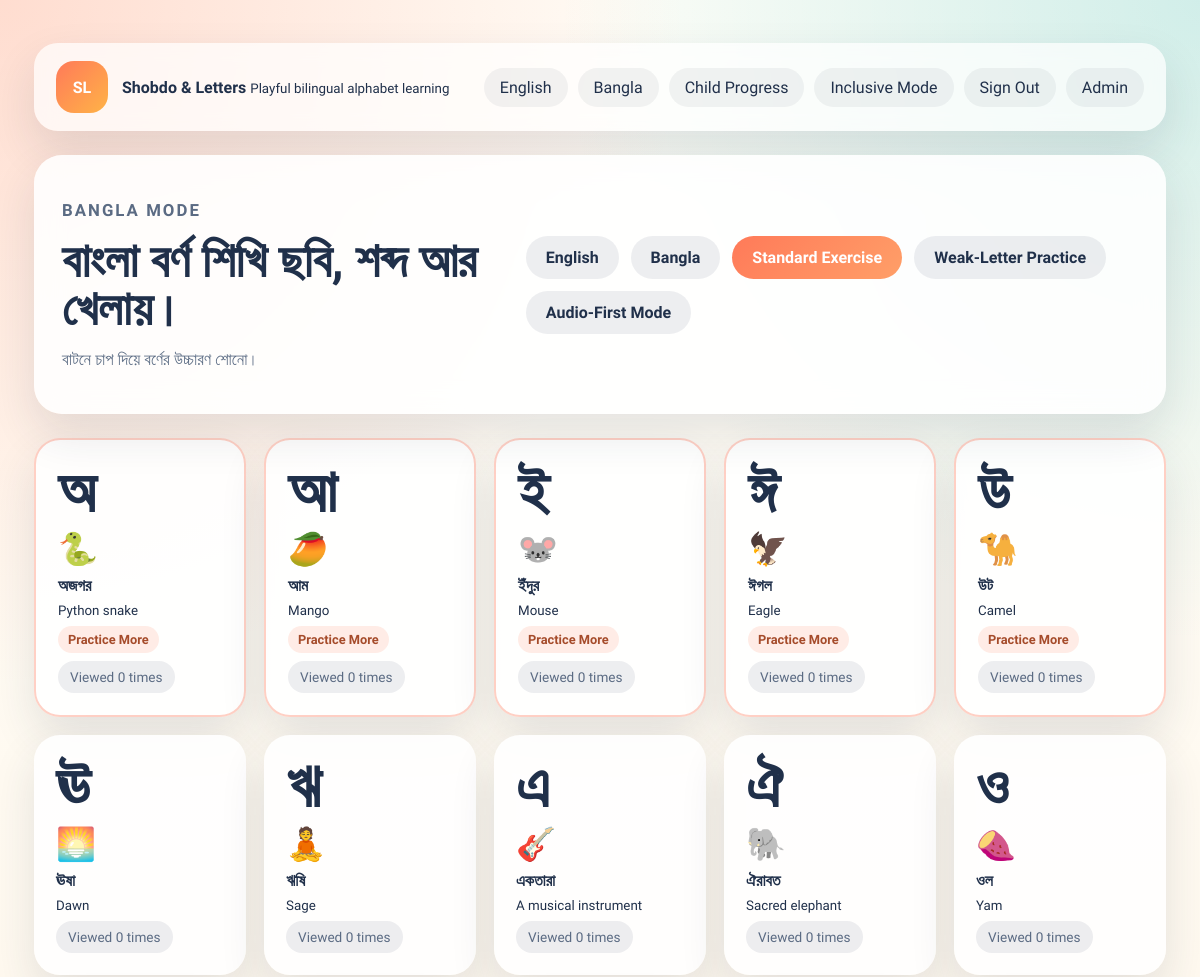
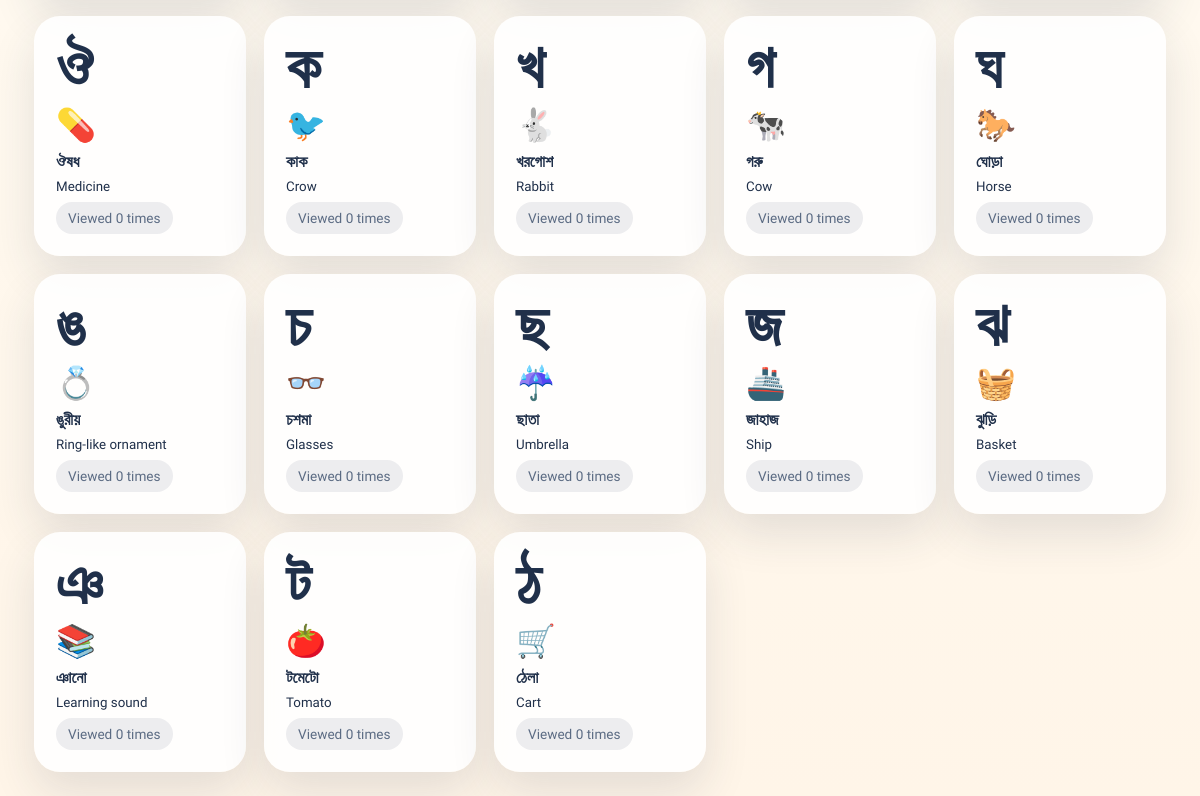
/learning/learn/bangla/ (signed in), run on the app's committed database (2 pictures, top to bottom).
### learning/models.py (models this page shows, shortened)
class Letter(models.Model):
    LANGUAGE_CHOICES = [
        ("english", "English"),
        ("bangla", "Bangla"),
    ]
    language = models.CharField(max_length=20, choices=LANGUAGE_CHOICES)
    symbol = models.CharField(max_length=10)
    slug = models.SlugField(max_length=120, unique=True, blank=True)
    name = models.CharField(max_length=50)
    transliteration = models.CharField(max_length=50, blank=True)
    word = models.CharField(max_length=100)
    word_translation = models.CharField(max_length=120, blank=True)
    emoji = models.CharField(max_length=10, blank=True)
    description = models.CharField(max_length=255)
    speech_text = models.CharField(max_length=120)
    sort_order = models.PositiveIntegerField(default=0)
    is_active = models.BooleanField(default=True)
    class Meta:
        ordering = ["sort_order", "symbol"]
        unique_together = ("language", "symbol")

### learning/views.py (the view)
# urls.py: path("learn/<str:language>/", views.alphabet_grid, name="alphabet-grid"),
def alphabet_grid(request, language):
    language = get_language_or_404(language)
    profile = get_current_profile(request)
    request.session["selected_language"] = language
    letters = Letter.objects.filter(language=language, is_active=True)
    progress_map = {
        item["letter_id"]: item
        for item in profile.letter_progress.filter(letter__language=language).values(
            "letter_id",
            "completed",
            "views_count",
            "correct_answers",
            "incorrect_answers",
        )
    }
    weak_letters = {letter.id for letter in get_weak_letters(profile, language, limit=5)}
    return render(
        request,
        "learning/alphabet_grid.html",
        {
            "profile": profile,
            "language": language,
            "language_meta": LANGUAGE_META[language],
            "letters": letters,
            "progress_map": progress_map,
            "weak_letter_ids": weak_letters,
        },
    )

### learning/templatetags/learning_tags.py (called while the page is built)
@register.filter
def get_item(mapping, key):
    if mapping is None:
        return None
    return mapping.get(key)

### learning/views.py (called while the page is built, shortened)
def get_current_profile(request):
    profile_id = request.session.get("child_profile_id")
    profile = ChildProfile.objects.filter(id=profile_id).first()
    if profile:
        return profile

def get_language_or_404(language):
    if language not in LANGUAGE_META:
        raise Http404("Unknown language mode.")
    return language

def get_weak_letters(profile, language, limit=5):
    weak_progress = (
        profile.letter_progress.filter(letter__language=language)
        .annotate(weakness_gap=F("incorrect_answers") - F("correct_answers"))
        .filter(Q(incorrect_answers__gt=0) | Q(completed=False))
        .order_by("-weakness_gap", "-incorrect_answers", "letter__sort_order")
    )
    weak_letters = [item.letter for item in weak_progress[:limit]]
    if weak_letters:
        return weak_letters
    return list(Letter.objects.filter(language=language, is_active=True)[:limit])

### templates/learning/alphabet_grid.html (shortened to what this page needs)
﻿{% extends 'base.html' %}
{% load learning_tags %}
{% block content %}
<section class="page-intro">
    <div>
        <p class="eyebrow">{{ language_meta.label }} mode</p>
        <h1>{{ language_meta.hero_title }}</h1>
        <p>{{ language_meta.voice_hint }}</p>
    </div>
    <div class="intro-actions">
        <a class="button secondary" href="{% url 'learning:switch-language' 'english' %}">English</a>
        <a class="button secondary" href="{% url 'learning:switch-language' 'bangla' %}">Bangla</a>
        <a class="button primary" href="{% url 'learning:exercise' language %}">Standard Exercise</a>
        <a class="button secondary" href="{% url 'learning:weak-letter-practice' language %}">Weak-Letter Practice</a>
        <a class="button secondary" href="{% url 'learning:audio-first-mode' language %}">Audio-First Mode</a>
    </div>
</section>
<section class="letter-grid">
    {% for letter in letters %}
        {% with progress=progress_map|get_item:letter.id %}
            <a class="letter-card {% if progress and progress.completed %}done{% endif %} {% if letter.id in weak_letter_ids %}focus-card{% endif %}" href="{% url 'learning:letter-detail' language letter.slug %}">
                <span class="symbol">{{ letter.symbol }}</span>
                <span class="emoji">{{ letter.emoji }}</span>
                <strong>{{ letter.word }}</strong>
                <small>{{ letter.word_translation }}</small>
                {% if letter.id in weak_letter_ids %}<span class="callout-tag">Practice More</span>{% endif %}
                <span class="pill">Viewed {{ progress.views_count|default:0 }} times</span>
            </a>
        {% endwith %}
    {% endfor %}
</section>
{% endblock %}

### static/learning/css/styles.css (style rules this page uses)
* { box-sizing: border-box; }
body { margin: 0; font-family: "Baloo 2", "Hind Siliguri", sans-serif; color: var(--ink); background: radial-gradient(circle at top left, rgba(255, 122, 89, 0.25), transparent 32%), radial-gradient(circle at top right, rgba(0, 166, 166, 0.18), transparent 30%), linear-gradient(180deg, #fffef8 0%, #fff5e8 100%); min-height: 100vh; }
a { color: inherit; text-decoration: none; }
.brand strong, h1, h2, h3 { font-family: "Baloo 2", sans-serif; }
.brand small, p, li, input, select, textarea, button, label { font-family: "Hind Siliguri", sans-serif; }
.panel, .hero-card, .detail-card, .question-card, .review-card, .result-hero, .page-intro, .auth-shell { background: var(--surface); border-radius: var(--radius); padding: 28px; box-shadow: var(--shadow); backdrop-filter: blur(14px); }
.eyebrow { text-transform: uppercase; letter-spacing: 0.12em; color: var(--secondary); font-weight: 700; font-size: 0.8rem; }
h1 { font-size: clamp(2.2rem, 4vw, 4.4rem); line-height: 1; margin: 12px 0; }
.hero-copy, .page-intro p, .detail-subtitle, .help-copy { color: var(--muted); font-size: 1.05rem; }
.hero-actions, .intro-actions, .pager, .report-head { display: flex; flex-wrap: wrap; gap: 12px; align-items: center; }
.button { border: 0; cursor: pointer; border-radius: 999px; padding: 12px 20px; font-size: 1rem; font-weight: 700; transition: transform 0.2s ease, box-shadow 0.2s ease; display: inline-flex; align-items: center; justify-content: center; }
.button.primary { background: linear-gradient(135deg, var(--primary), #ff9f68); color: white; }
.button.secondary { background: rgba(32, 48, 74, 0.08); color: var(--ink); }
.page-intro { display: flex; justify-content: space-between; align-items: center; gap: 20px; margin-bottom: 24px; }
.letter-grid { display: grid; grid-template-columns: repeat(auto-fit, minmax(180px, 1fr)); gap: 18px; }
.letter-card { background: rgba(255, 255, 255, 0.9); border-radius: 26px; padding: 22px; box-shadow: var(--shadow); display: grid; gap: 8px; min-height: 200px; transition: transform 0.2s ease, background 0.2s ease; }
.focus-card { border: 2px solid rgba(255, 122, 89, 0.35); }
.callout-tag { display: inline-flex; width: fit-content; padding: 6px 10px; border-radius: 999px; background: rgba(255, 122, 89, 0.14); color: #a54b2a; font-size: 0.8rem; font-weight: 700; }
.symbol, .detail-symbol { font-size: clamp(2.8rem, 5vw, 5rem); line-height: 1; font-weight: 700; }
.emoji, .detail-emoji { font-size: 2rem; }
.pill { display: inline-flex; width: fit-content; margin-top: auto; padding: 8px 12px; border-radius: 999px; background: rgba(32, 48, 74, 0.08); color: var(--muted); font-size: 0.85rem; }

### data on the page
Letter: symbol "অ", emoji "🐍", word "অজগর", word_translation "Python snake", shows "Practice More", views_count "0"
Letter: symbol "আ", emoji "🥭", word "আম", word_translation "Mango", shows "Practice More", views_count "0"
Letter: symbol "ই", emoji "🐭", word "ইঁদুর", word_translation "Mouse", shows "Practice More", views_count "0"
Letter: symbol "ঈ", emoji "🦅", word "ঈগল", word_translation "Eagle", shows "Practice More", views_count "0"
Letter: symbol "উ", emoji "🐪", word "উট", word_translation "Camel", shows "Practice More", views_count "0"
Letter: symbol "ঊ", emoji "🌅", word "ঊষা", word_translation "Dawn", views_count "0"
Letter: symbol "ঋ", emoji "🧘", word "ঋষি", word_translation "Sage", views_count "0"
Letter: symbol "এ", emoji "🎸", word "একতারা", word_translation "A musical instrument", views_count "0"
Letter: symbol "ঐ", emoji "🐘", word "ঐরাবত", word_translation "Sacred elephant", views_count "0"
Letter: symbol "ও", emoji "🍠", word "ওল", word_translation "Yam", views_count "0"
Letter: symbol "ঔ", emoji "💊", word "ঔষধ", word_translation "Medicine", views_count "0"
Letter: symbol "ক", emoji "🐦", word "কাক", word_translation "Crow", views_count "0"
Letter: symbol "খ", emoji "🐇", word "খরগোশ", word_translation "Rabbit", views_count "0"
Letter: symbol "গ", emoji "🐄", word "গরু", word_translation "Cow", views_count "0"
Letter: symbol "ঘ", emoji "🐎", word "ঘোড়া", word_translation "Horse", views_count "0"
Letter: symbol "ঙ", emoji "💍", word "ঙুরীয়", word_translation "Ring-like ornament", views_count "0"
Letter: symbol "চ", emoji "👓", word "চশমা", word_translation "Glasses", views_count "0"
Letter: symbol "ছ", emoji "☔", word "ছাতা", word_translation "Umbrella", views_count "0"
Letter: symbol "জ", emoji "🚢", word "জাহাজ", word_translation "Ship", views_count "0"
Letter: symbol "ঝ", emoji "🧺", word "ঝুড়ি", word_translation "Basket", views_count "0"
Letter: symbol "ঞ", emoji "📚", word "ঞানো", word_translation "Learning sound", views_count "0"
Letter: symbol "ট", emoji "🍅", word "টমেটো", word_translation "Tomato", views_count "0"
Letter: symbol "ঠ", emoji "🛒", word "ঠেলা", word_translation "Cart", views_count "0"

### other printed values
{{ language_meta.label }} "BANGLA"
{{ language_meta.hero_title }} "বাংলা বর্ণ শিখি ছবি, শব্দ আর খেলায়।"
{{ language_meta.voice_hint }} "বাটনে চাপ দিয়ে বর্ণের উচ্চারণ শোনো।"
